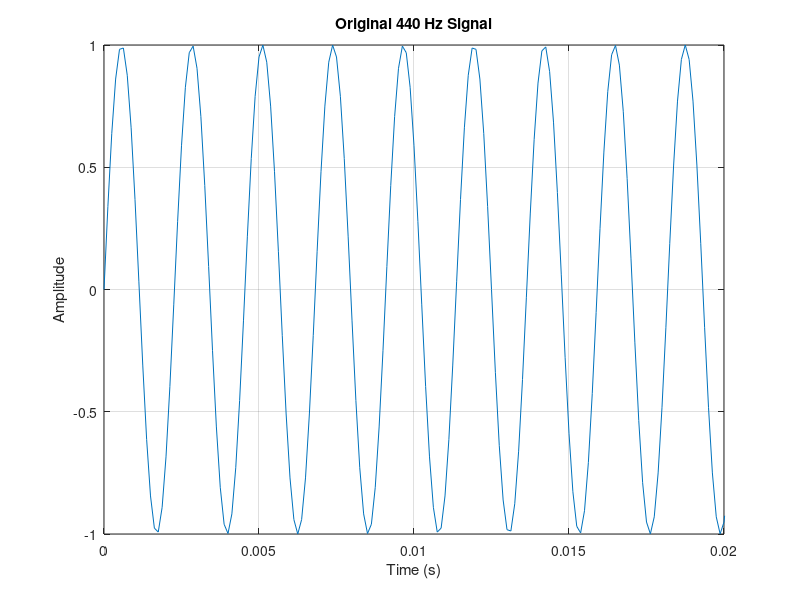
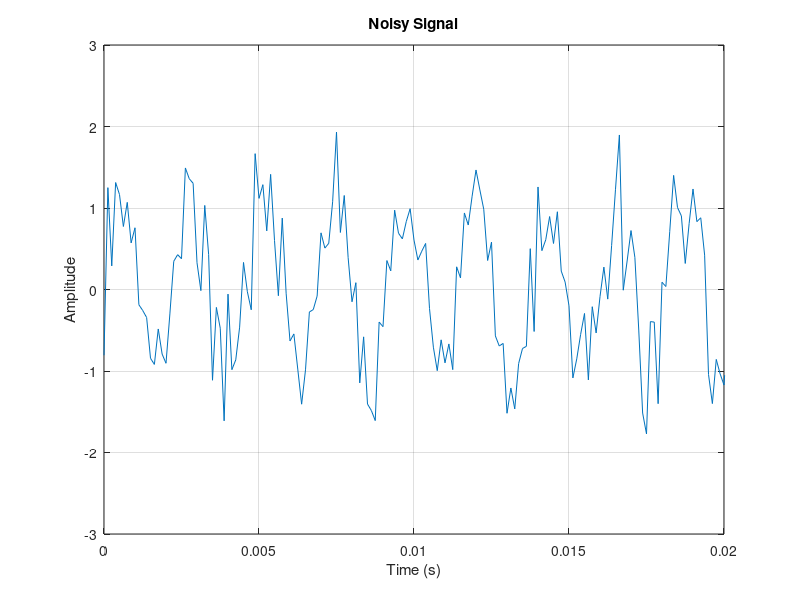
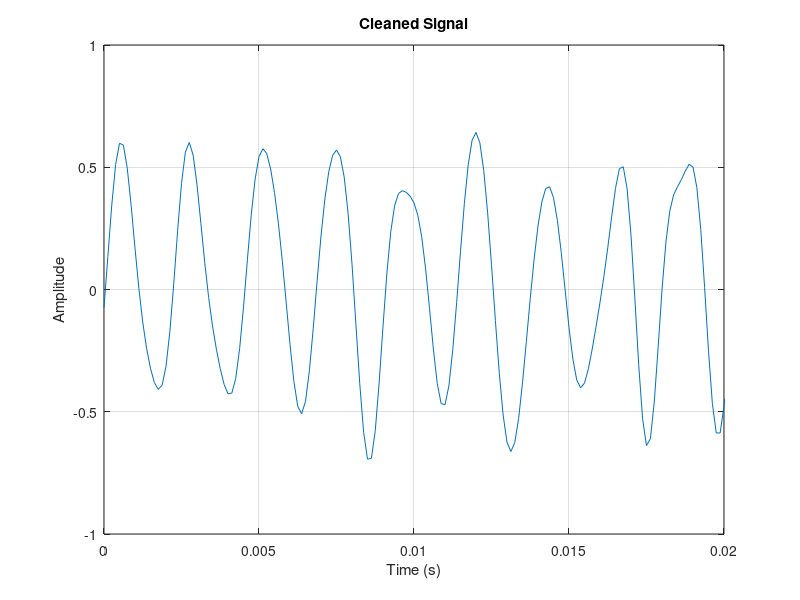
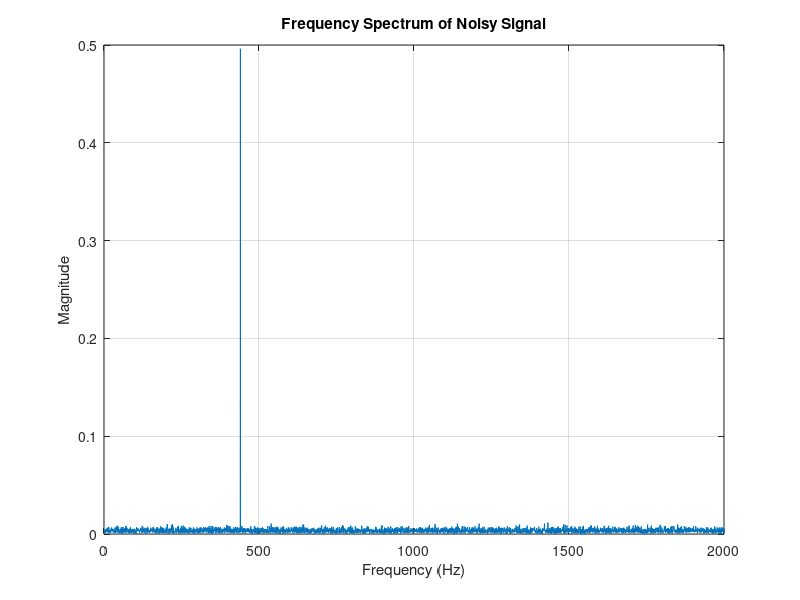

These charts were generated, in order, by the following MATLAB code:
clc;
clear;
close all;

% Sampling frequency
Fs = 8000;

% Duration
duration = 2;

% Time vector
t = 0:1/Fs:duration-1/Fs;

% Generate 440 Hz audio signal
f0 = 440;
clean_signal = sin(2*pi*f0*t);

% Generate random noise
noise = 0.5 * randn(size(t));

% Noisy signal
noisy_signal = clean_signal + noise;

% DFT
N = length(noisy_signal);
X = fft(noisy_signal);

% Frequency vector
f = (0:N-1) * Fs/N;

% High frequency filtering
cutoff_frequency = 1000;

X_filtered = X;

% Remove frequencies above cutoff
X_filtered(f > cutoff_frequency) = 0;

% Also remove corresponding negative frequencies
X_filtered(f > Fs-cutoff_frequency) = 0;

% IDFT
cleaned_signal = real(ifft(X_filtered));

% Plot clean signal
figure;
plot(t, clean_signal);
grid on;
xlabel('Time (s)');
ylabel('Amplitude');
title('Original 440 Hz Signal');
xlim([0 0.02]);

% Plot noisy signal
figure;
plot(t, noisy_signal);
grid on;
xlabel('Time (s)');
ylabel('Amplitude');
title('Noisy Signal');
xlim([0 0.02]);

% Plot cleaned signal
figure;
plot(t, cleaned_signal);
grid on;
xlabel('Time (s)');
ylabel('Amplitude');
title('Cleaned Signal');
xlim([0 0.02]);

% Frequency spectrum
figure;
plot(f(1:floor(N/2)), abs(X(1:floor(N/2)))/N);
grid on;
xlabel('Frequency (Hz)');
ylabel('Magnitude');
title('Frequency Spectrum of Noisy Signal');
xlim([0 2000]);
